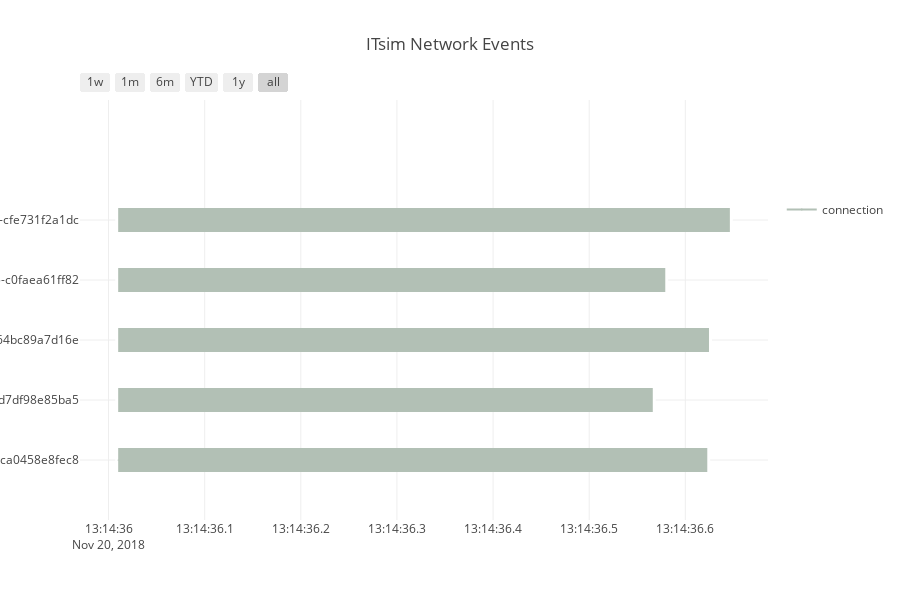

Notebook cell for this chart:
### Code cell
fig = ff.create_gantt(df, title="ITsim Network Events", colors=colors, index_col='Event_Name', showgrid_x=True, showgrid_y=True, show_colorbar=True, group_tasks=True)

iplot(fig)

### Figure 1 — Plotly figure (JSON) as saved in the notebook; plotly's stock layout.template omitted (floating-point values rounded to 4 significant figures)
{"data": [{"marker": {"color": "white"}, "name": "", "type": "scatter", "uid": "4e8da101-34af-4361-a661-a70225bba38c", "x": ["2018-11-20T13:14:36.010016", "2018-11-20T13:14:36.646337"], "y": [4, 4]}, {"marker": {"color": "white"}, "name": "", "type": "scatter", "uid": "932d0b01-24a9-4390-8f00-4c0933ad2fd9", "x": ["2018-11-20T13:14:36.010016", "2018-11-20T13:14:36.579149"], "y": [3, 3]}, {"marker": {"color": "white"}, "name": "", "type": "scatter", "uid": "a8a867d7-42a7-4f60-85e2-b9baf80ce9a7", "x": ["2018-11-20T13:14:36.010016", "2018-11-20T13:14:36.624603"], "y": [2, 2]}, {"marker": {"color": "white"}, "name": "", "type": "scatter", "uid": "9004ea6f-205d-4023-986b-2ff52b2c7d74", "x": ["2018-11-20T13:14:36.010016", "2018-11-20T13:14:36.566143"], "y": [1, 1]}, {"marker": {"color": "white"}, "name": "", "type": "scatter", "uid": "c093db10-b8e1-4362-b4a5-59542888cdf7", "x": ["2018-11-20T13:14:36.010016", "2018-11-20T13:14:36.622850"], "y": [0, 0]}, {"hoverinfo": "none", "marker": {"color": "rgb(178, 192, 181)", "size": 1}, "name": "connection", "showlegend": true, "type": "scatter", "uid": "cf8fb35e-66fe-42ea-a5bf-c70914967a7d", "x": ["2018-11-20T13:14:36.010016", "2018-11-20T13:14:36.010016"], "y": [0, 0]}], "layout": {"height": 600, "hovermode": "closest", "shapes": [{"fillcolor": "rgb(178, 192, 181)", "line": {"width": 0}, "opacity": 1, "type": "rect", "x0": "2018-11-20T13:14:36.010016", "x1": "2018-11-20T13:14:36.646337", "xref": "x", "y0": 3.8, "y1": 4.2, "yref": "y"}, {"fillcolor": "rgb(178, 192, 181)", "line": {"width": 0}, "opacity": 1, "type": "rect", "x0": "2018-11-20T13:14:36.010016", "x1": "2018-11-20T13:14:36.579149", "xref": "x", "y0": 2.8, "y1": 3.2, "yref": "y"}, {"fillcolor": "rgb(178, 192, 181)", "line": {"width": 0}, "opacity": 1, "type": "rect", "x0": "2018-11-20T13:14:36.010016", "x1": "2018-11-20T13:14:36.624603", "xref": "x", "y0": 1.8, "y1": 2.2, "yref": "y"}, {"fillcolor": "rgb(178, 192, 181)", "line": {"width": 0}, "opacity": 1, "type": "rect", "x0": "2018-11-20T13:14:36.010016", "x1": "2018-11-20T13:14:36.566143", "xref": "x", "y0": 0.8, "y1": 1.2, "yref": "y"}, {"fillcolor": "rgb(178, 192, 181)", "line": {"width": 0}, "opacity": 1, "type": "rect", "x0": "2018-11-20T13:14:36.010016", "x1": "2018-11-20T13:14:36.622850", "xref": "x", "y0": -0.2, "y1": 0.2, "yref": "y"}], "showlegend": true, "title": "ITsim Network Events", "width": 900, "xaxis": {"rangeselector": {"buttons": [{"count": 7, "label": "1w", "step": "day", "stepmode": "backward"}, {"count": 1, "label": "1m", "step": "month", "stepmode": "backward"}, {"count": 6, "label": "6m", "step": "month", "stepmode": "backward"}, {"count": 1, "label": "YTD", "step": "year", "stepmode": "todate"}, {"count": 1, "label": "1y", "step": "year", "stepmode": "backward"}, {"step": "all"}]}, "showgrid": true, "type": "date", "zeroline": false}, "yaxis": {"autorange": false, "range": [-1, 6], "showgrid": true, "ticktext": ["a2156620-4791-4bd0-8313-ca0458e8fec8", "cb5e2998-f470-43a9-850c-d7df98e85ba5", "e67a2dca-8aa6-4088-af1e-64bc89a7d16e", "96bf3153-01bc-4115-84a5-c0faea61ff82", "e77e5e50-e88c-46e1-8483-cfe731f2a1dc"], "tickvals": [0, 1, 2, 3, 4], "zeroline": false}}}
